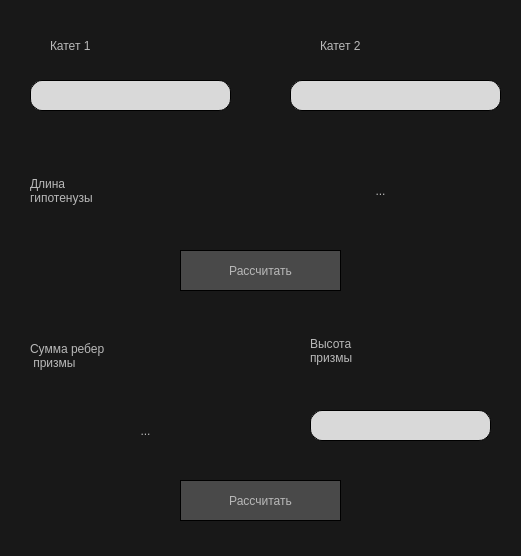
<?xml version="1.0" encoding="UTF-8"?>
<ui version="4.0">
 <class>MainWindow</class>
 <widget class="QMainWindow" name="MainWindow">
  <property name="geometry">
   <rect>
    <x>0</x>
    <y>0</y>
    <width>521</width>
    <height>556</height>
   </rect>
  </property>
  <property name="windowTitle">
   <string>Calculate</string>
  </property>
  <property name="windowIcon">
   <iconset resource="ic.qrc">
    <normaloff>:/cc/free-icon-calculator-8072290.png</normaloff>:/cc/free-icon-calculator-8072290.png</iconset>
  </property>
  <property name="styleSheet">
   <string notr="true">QMainWindow#MainWindow{
	background-color: rgb(2, 149, 253);
	background-color: rgb(220, 34, 90);
	background-color: rgb(24, 24, 24);
	/*bacground-image: url(:/img/.png);*/
}

QLineEdit{
	border: 1px solid black;
	/*background-color: rgb(167, 255, 99);*/
	border-radius: 12px;
}</string>
  </property>
  <widget class="QWidget" name="centralwidget">
   <widget class="QPushButton" name="pushButton_2">
    <property name="geometry">
     <rect>
      <x>180</x>
      <y>480</y>
      <width>161</width>
      <height>41</height>
     </rect>
    </property>
    <property name="styleSheet">
     <string notr="true">font-family: 13pt &quot;Simplex_IV25&quot;;
font: 9pt &quot;Segoe UI&quot;;
background-color: rgb(73, 73, 73);
border-radius: 1em;
border: 1px solid black;
color: rgb(185, 185, 185);</string>
    </property>
    <property name="text">
     <string>Рассчитать</string>
    </property>
   </widget>
   <widget class="QLabel" name="label_4">
    <property name="geometry">
     <rect>
      <x>30</x>
      <y>150</y>
      <width>231</width>
      <height>81</height>
     </rect>
    </property>
    <property name="styleSheet">
     <string notr="true">font: bold 20pt &quot;Sitka Small&quot;;
color: rgb(19, 25, 7);
color: rgb(253, 255, 254);
color: rgb(185, 185, 185);
/*background-color: rgb(255, 249, 166);
border-radius: 10%;*/</string>
    </property>
    <property name="text">
     <string>Длина
гипотенузы</string>
    </property>
   </widget>
   <widget class="QLineEdit" name="lineEdit_3">
    <property name="geometry">
     <rect>
      <x>310</x>
      <y>410</y>
      <width>181</width>
      <height>31</height>
     </rect>
    </property>
    <property name="styleSheet">
     <string notr="true">border-radius: 12px;
background-color: rgb(217, 217, 217);</string>
    </property>
   </widget>
   <widget class="QLineEdit" name="lineEdit_2">
    <property name="geometry">
     <rect>
      <x>290</x>
      <y>80</y>
      <width>211</width>
      <height>31</height>
     </rect>
    </property>
    <property name="styleSheet">
     <string notr="true">border-radius: 12px;
background-color: rgb(217, 217, 217);</string>
    </property>
   </widget>
   <widget class="QLabel" name="label_2">
    <property name="geometry">
     <rect>
      <x>50</x>
      <y>0</y>
      <width>151</width>
      <height>91</height>
     </rect>
    </property>
    <property name="styleSheet">
     <string notr="true">font: bold 22pt &quot;Sitka Small&quot;;
color: rgb(19, 25, 7);
color: rgb(185, 185, 185);
/*background-color: rgb(255, 249, 166);
border-radius: 10%;*/</string>
    </property>
    <property name="text">
     <string>Катет 1</string>
    </property>
   </widget>
   <widget class="QLabel" name="label_3">
    <property name="geometry">
     <rect>
      <x>310</x>
      <y>310</y>
      <width>331</width>
      <height>81</height>
     </rect>
    </property>
    <property name="styleSheet">
     <string notr="true">font: bold 20pt &quot;Sitka Small&quot;;
color: rgb(19, 25, 7);
color: rgb(253, 255, 254);
color: rgb(185, 185, 185);
/*background-color: rgb(255, 249, 166);
border-radius: 10%;*/</string>
    </property>
    <property name="text">
     <string>Высота
призмы</string>
    </property>
   </widget>
   <widget class="QLabel" name="label_8">
    <property name="geometry">
     <rect>
      <x>30</x>
      <y>320</y>
      <width>241</width>
      <height>71</height>
     </rect>
    </property>
    <property name="styleSheet">
     <string notr="true">font: bold 20pt &quot;Sitka Small&quot;;
color: rgb(19, 25, 7);
color: rgb(253, 255, 254);
color: rgb(185, 185, 185);
/*background-color: rgb(255, 249, 166);
border-radius: 10%;*/</string>
    </property>
    <property name="text">
     <string>Сумма ребер
 призмы</string>
    </property>
   </widget>
   <widget class="QLineEdit" name="lineEdit">
    <property name="geometry">
     <rect>
      <x>30</x>
      <y>80</y>
      <width>201</width>
      <height>31</height>
     </rect>
    </property>
    <property name="styleSheet">
     <string notr="true">border-radius: 12px;
background-color: rgb(217, 217, 217);</string>
    </property>
   </widget>
   <widget class="QPushButton" name="pushButton">
    <property name="geometry">
     <rect>
      <x>180</x>
      <y>250</y>
      <width>161</width>
      <height>41</height>
     </rect>
    </property>
    <property name="styleSheet">
     <string notr="true">font-family: 13pt &quot;Simplex_IV25&quot;;
font: 9pt &quot;Segoe UI&quot;;
background-color: rgb(73, 73, 73);
border-radius: 1em;
border: 1px solid black;
color: rgb(185, 185, 185);</string>
    </property>
    <property name="text">
     <string>Рассчитать</string>
    </property>
   </widget>
   <widget class="QLabel" name="label">
    <property name="geometry">
     <rect>
      <x>320</x>
      <y>0</y>
      <width>211</width>
      <height>91</height>
     </rect>
    </property>
    <property name="styleSheet">
     <string notr="true">font: bold 22pt &quot;Sitka Small&quot;;
color: rgb(19, 25, 7);
color: rgb(253, 255, 254);
color: rgb(185, 185, 185);
/*background-color: rgb(255, 249, 166);
border-radius: 10%;*/</string>
    </property>
    <property name="text">
     <string>Катет 2</string>
    </property>
   </widget>
   <widget class="QLabel" name="label_5">
    <property name="geometry">
     <rect>
      <x>250</x>
      <y>160</y>
      <width>261</width>
      <height>61</height>
     </rect>
    </property>
    <property name="styleSheet">
     <string notr="true">font: bold 25pt &quot;Sitka Small&quot;;
font: 30pt &quot;Segoe UI&quot;;
color: rgb(19, 25, 7);
color: rgb(253, 255, 254);
color: rgb(185, 185, 185);
/*background-color: rgb(255, 249, 166);
border-radius: 10%;*/</string>
    </property>
    <property name="text">
     <string>...</string>
    </property>
    <property name="alignment">
     <set>Qt::AlignCenter</set>
    </property>
   </widget>
   <widget class="QLabel" name="label_7">
    <property name="geometry">
     <rect>
      <x>20</x>
      <y>410</y>
      <width>251</width>
      <height>42</height>
     </rect>
    </property>
    <property name="styleSheet">
     <string notr="true">font: bold 25pt &quot;Sitka Small&quot;;
font: 30pt &quot;Segoe UI&quot;;
color: rgb(19, 25, 7);
color: rgb(253, 255, 254);
color: rgb(185, 185, 185);
/*background-color: rgb(255, 249, 166);
border-radius: 10%;*/</string>
    </property>
    <property name="text">
     <string>...</string>
    </property>
    <property name="alignment">
     <set>Qt::AlignCenter</set>
    </property>
   </widget>
  </widget>
  <widget class="QMenuBar" name="menubar">
   <property name="geometry">
    <rect>
     <x>0</x>
     <y>0</y>
     <width>521</width>
     <height>26</height>
    </rect>
   </property>
  </widget>
 </widget>
 <resources>
  <include location="ic.qrc"/>
 </resources>
 <connections/>
</ui>
